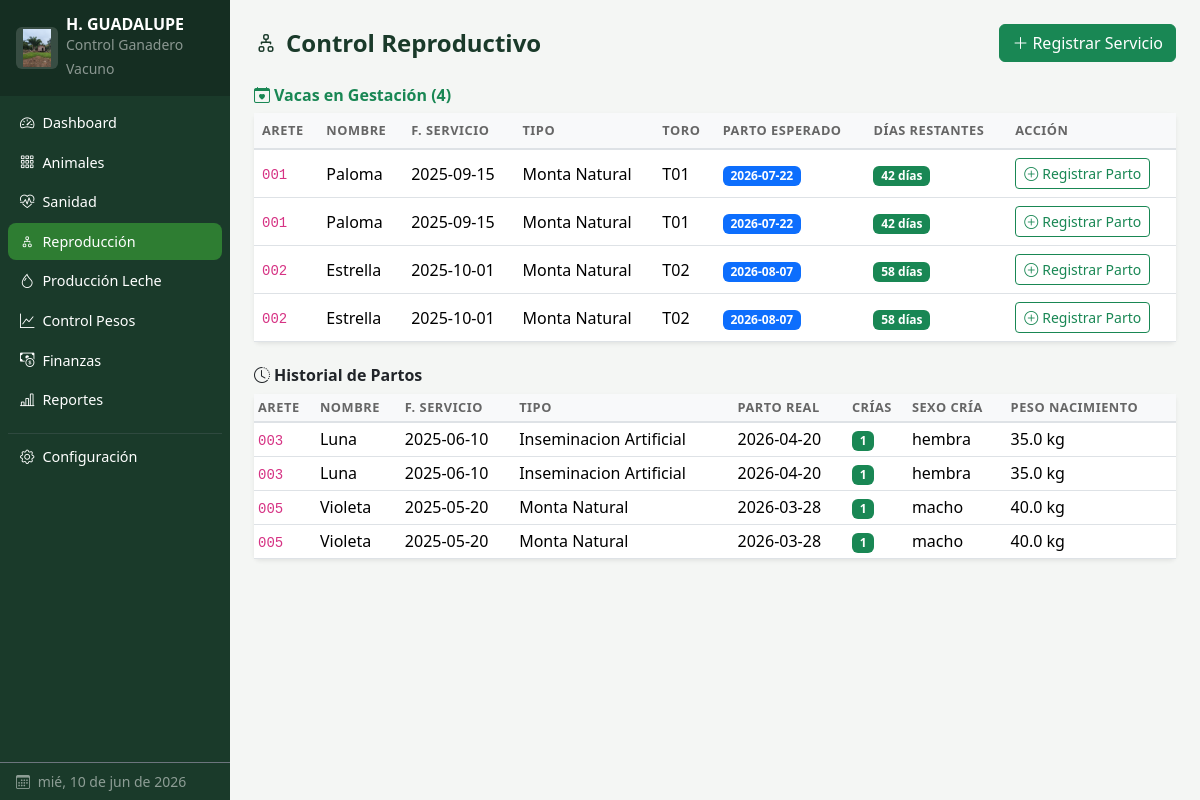
The page /reproduccion on the database its author committed.
### tables this page shows
CREATE TABLE configuracion (
            clave TEXT PRIMARY KEY,
            valor TEXT DEFAULT ''
        );

CREATE TABLE reproduccion (
            id INTEGER PRIMARY KEY AUTOINCREMENT,
            vaca_id INTEGER NOT NULL,
            toro_arete TEXT,
            fecha_servicio DATE NOT NULL,
            tipo_servicio TEXT DEFAULT 'monta_natural',
            fecha_parto_esperado DATE,
            fecha_parto_real DATE,
            num_crias INTEGER DEFAULT 0,
            sexo_cria TEXT,
            peso_nacimiento REAL,
            estado TEXT DEFAULT 'gestacion',
            observaciones TEXT,
            created_at TIMESTAMP DEFAULT CURRENT_TIMESTAMP,
            FOREIGN KEY (vaca_id) REFERENCES animales(id)
        );

CREATE TABLE animales (
            id INTEGER PRIMARY KEY AUTOINCREMENT,
            arete TEXT UNIQUE NOT NULL,
            nombre TEXT,
            raza TEXT NOT NULL,
            sexo TEXT NOT NULL,
            fecha_nacimiento DATE,
            peso_actual REAL,
            madre_id INTEGER,
            padre_arete TEXT,
            estado TEXT DEFAULT 'activo',
            proposito TEXT DEFAULT 'doble_proposito',
            observaciones TEXT,
            fecha_ingreso DATE DEFAULT (date('now')), foto TEXT,
            FOREIGN KEY (madre_id) REFERENCES animales(id)
        );

### app.py (the view)
@app.route('/reproduccion')
def reproduccion():
    conn = get_db()
    hoy = date.today().isoformat()
    gestantes_raw = conn.execute('''
        SELECT r.*, a.arete, a.nombre
        FROM reproduccion r JOIN animales a ON r.vaca_id = a.id
        WHERE r.estado='gestacion'
        ORDER BY r.fecha_parto_esperado
    ''').fetchall()
    hoy_date = date.today()
    gestantes = []
    for r in gestantes_raw:
        row = dict(r)
        if row.get('fecha_parto_esperado'):
            try:
                fpe = date.fromisoformat(row['fecha_parto_esperado'])
                row['dias_restantes'] = (fpe - hoy_date).days
            except Exception:
                row['dias_restantes'] = None
        else:
            row['dias_restantes'] = None
        gestantes.append(row)
    historial = conn.execute('''
        SELECT r.*, a.arete, a.nombre
        FROM reproduccion r JOIN animales a ON r.vaca_id = a.id
        WHERE r.estado != 'gestacion'
        ORDER BY r.fecha_servicio DESC LIMIT 50
    ''').fetchall()
    vacas = conn.execute(
        "SELECT id, arete, nombre FROM animales WHERE sexo='hembra' AND estado='activo' ORDER BY arete"
    ).fetchall()
    toros = conn.execute(
        "SELECT id, arete, nombre FROM animales WHERE sexo='macho' AND estado='activo' ORDER BY arete"
    ).fetchall()
    conn.close()
    return render_template('reproduccion.html', gestantes=gestantes,
                           historial=historial, vacas=vacas, toros=toros, hoy=hoy)

### app.py (called while the page is built)
def get_db():
    conn = sqlite3.connect(DATABASE)
    conn.row_factory = sqlite3.Row
    return conn

def get_config():
    try:
        conn = get_db()
        cfg = {r['clave']: r['valor']
               for r in conn.execute("SELECT clave, valor FROM configuracion").fetchall()}
        conn.close()
        return cfg
    except Exception:
        return {}

@app.context_processor
def inject_config():
    return {'cfg': get_config()}

### templates/reproduccion.html (shortened to what this page needs)
{% extends 'base.html' %}
{% block content %}
<div class="page-header">
  <h4><i class="bi bi-diagram-2 me-2"></i>Control Reproductivo</h4>
  <button class="btn btn-success" data-bs-toggle="modal" data-bs-target="#modalNuevoServicio">
    <i class="bi bi-plus-lg me-1"></i>Registrar Servicio
  </button>
</div>
<h6 class="fw-bold text-success mb-2">
  <i class="bi bi-calendar-heart me-1"></i>Vacas en Gestación ({{ gestantes|length }})
</h6>
<div class="card border-0 shadow-sm mb-4">
  <div class="card-body p-0">
    {% if gestantes %}
    <div class="table-responsive">
      <table class="table table-hover align-middle mb-0">
        <thead>
          <tr>
            <th>Arete</th><th>Nombre</th><th>F. Servicio</th><th>Tipo</th>
            <th>Toro</th><th>Parto Esperado</th><th>Días Restantes</th><th>Acción</th>
          </tr>
        </thead>
        <tbody>
        {% for r in gestantes %}
          <tr>
            <td><code>{{ r['arete'] }}</code></td>
            <td>{{ r['nombre'] or '—' }}</td>
            <td>{{ r['fecha_servicio'] }}</td>
            <td>{{ r['tipo_servicio']|replace('_',' ')|title }}</td>
            <td>{{ r['toro_arete'] or '—' }}</td>
            <td>
              <span class="badge bg-primary">{{ r['fecha_parto_esperado'] or '—' }}</span>
            </td>
            <td>
              {% if r['dias_restantes'] is not none %}
                {% if r['dias_restantes'] < 0 %}
                  <span class="badge bg-danger">Vencido {{ r['dias_restantes']|abs }} días</span>
                {% elif r['dias_restantes'] <= 14 %}
                  <span class="badge bg-danger">{{ r['dias_restantes'] }} días</span>
                {% elif r['dias_restantes'] <= 30 %}
                  <span class="badge bg-warning text-dark">{{ r['dias_restantes'] }} días</span>
                {% else %}
                  <span class="badge bg-success">{{ r['dias_restantes'] }} días</span>
                {% endif %}
              {% else %}
                <span class="badge bg-secondary">—</span>
              {% endif %}
            </td>
            <td>
              <button class="btn btn-sm btn-outline-success"
                      data-bs-toggle="modal"
                      data-bs-target="#modalParto{{ r['id'] }}">
                <i class="bi bi-plus-circle me-1"></i>Registrar Parto
              </button>
            </td>
          </tr>
        {% endfor %}
        </tbody>
      </table>
    </div>
    {% else %}
    <div class="text-center text-muted py-4">
      <i class="bi bi-check-circle fs-3 d-block mb-1"></i>No hay vacas en gestación registradas.
    </div>
    {% endif %}
  </div>
</div>
<h6 class="fw-bold mb-2"><i class="bi bi-clock-history me-1"></i>Historial de Partos</h6>
<div class="card border-0 shadow-sm">
  <div class="card-body p-0">
    {% if historial %}
    <div class="table-responsive">
      <table class="table table-sm table-hover mb-0">
        <thead>
          <tr><th>Arete</th><th>Nombre</th><th>F. Servicio</th><th>Tipo</th><th>Parto Real</th><th>Crías</th><th>Sexo Cría</th><th>Peso Nacimiento</th></tr>
        </thead>
        <tbody>
        {% for r in historial %}
          <tr>
            <td><code>{{ r['arete'] }}</code></td>
            <td>{{ r['nombre'] or '—' }}</td>
            <td>{{ r['fecha_servicio'] }}</td>
            <td>{{ r['tipo_servicio']|replace('_',' ')|title }}</td>
            <td>{{ r['fecha_parto_real'] or '—' }}</td>
            <td><span class="badge bg-success">{{ r['num_crias'] }}</span></td>
            <td>{{ r['sexo_cria'] or '—' }}</td>
            <td>{{ r['peso_nacimiento']|string + ' kg' if r['peso_nacimiento'] else '—' }}</td>
          </tr>
        {% endfor %}
        </tbody>
      </table>
    </div>
    {% else %}
    <div class="text-center text-muted py-3">Sin historial de partos.</div>
    {% endif %}
  </div>
</div>
{% endblock %}

### templates/base.html (shortened to what this page needs)
<!DOCTYPE html>
<html lang="es">
<head>
  <link rel="stylesheet" href="https://cdn.jsdelivr.net/npm/bootstrap@5.3.3/dist/css/bootstrap.min.css">
  <link rel="stylesheet" href="https://cdn.jsdelivr.net/npm/bootstrap-icons@1.11.3/font/bootstrap-icons.css">
  <link rel="stylesheet" href="{{ url_for('static', filename='css/style.css') }}">
</head>
<body>
<nav id="sidebar" class="d-flex flex-column bg-sidebar text-white p-0">
  <div class="sidebar-brand d-flex align-items-center px-3 py-3">
    {% if cfg.get('logo_archivo') %}
      <img src="{{ url_for('static', filename='uploads/' + cfg.get('logo_archivo')) }}"
           alt="Logo" class="sidebar-logo me-2">
    {% else %}
      <i class="bi bi-cow fs-3 me-2 flex-shrink-0"></i>
    {% endif %}
    <div style="min-width:0">
      <div class="fw-bold lh-1 text-truncate" style="max-width:155px"
           title="{{ cfg.get('nombre_hacienda','Mi Rancho') }}">
        {{ cfg.get('nombre_hacienda', 'Mi Rancho') }}
      </div>
      <small class="text-white-50">Control Ganadero Vacuno</small>
    </div>
  </div>
  <ul class="nav flex-column px-2 mt-2 flex-grow-1">
    <li class="nav-item">
      <a href="{{ url_for('dashboard') }}"
         class="nav-link text-white {% if request.endpoint=='dashboard' %}active{% endif %}">
        <i class="bi bi-speedometer2 me-2"></i>Dashboard
      </a>
    </li>
    <li class="nav-item">
      <a href="{{ url_for('animales') }}"
         class="nav-link text-white {% if request.endpoint in ['animales','detalle_animal'] %}active{% endif %}">
        <i class="bi bi-grid-3x3-gap me-2"></i>Animales
      </a>
    </li>
    <li class="nav-item">
      <a href="{{ url_for('salud') }}"
         class="nav-link text-white {% if request.endpoint=='salud' %}active{% endif %}">
        <i class="bi bi-heart-pulse me-2"></i>Sanidad
      </a>
    </li>
    <li class="nav-item">
      <a href="{{ url_for('reproduccion') }}"
         class="nav-link text-white {% if request.endpoint=='reproduccion' %}active{% endif %}">
        <i class="bi bi-diagram-2 me-2"></i>Reproducción
      </a>
    </li>
    <li class="nav-item">
      <a href="{{ url_for('produccion') }}"
         class="nav-link text-white {% if request.endpoint=='produccion' %}active{% endif %}">
        <i class="bi bi-droplet me-2"></i>Producción Leche
      </a>
    </li>
    <li class="nav-item">
      <a href="{{ url_for('pesos') }}"
         class="nav-link text-white {% if request.endpoint=='pesos' %}active{% endif %}">
        <i class="bi bi-graph-up me-2"></i>Control Pesos
      </a>
    </li>
    <li class="nav-item">
      <a href="{{ url_for('finanzas') }}"
         class="nav-link text-white {% if request.endpoint=='finanzas' %}active{% endif %}">
        <i class="bi bi-cash-coin me-2"></i>Finanzas
      </a>
    </li>
    <li class="nav-item">
      <a href="{{ url_for('reportes') }}"
         class="nav-link text-white {% if request.endpoint=='reportes' %}active{% endif %}">
        <i class="bi bi-bar-chart-line me-2"></i>Reportes
      </a>
    </li>
    <li class="nav-item mt-2">
      <hr class="border-secondary my-1">
    </li>
    <li class="nav-item">
      <a href="{{ url_for('configuracion') }}"
         class="nav-link text-white {% if request.endpoint=='configuracion' %}active{% endif %}">
        <i class="bi bi-gear me-2"></i>Configuración
      </a>
    </li>
  </ul>
  <div class="px-3 py-2 text-white-50 small border-top border-secondary">
    <i class="bi bi-calendar3 me-1"></i>
    <span id="fecha-hoy"></span>
  </div>
</nav>
<div id="main-content">
  <div class="content-wrapper p-3 p-md-4">
    {% block content %}{% endblock %}
  </div>
</div>
</body>
</html>

### static/css/style.css (style rules this page uses)
:root { --sidebar-width: 230px; --sidebar-bg: #1a3a2a; --accent: #2e7d32; --accent-light: #4caf50; }
body { display: flex; min-height: 100vh; background: #f4f6f4; font-family: 'Segoe UI', system-ui, sans-serif; }
#sidebar { width: var(--sidebar-width); min-height: 100vh; background: var(--sidebar-bg); position: fixed; top: 0; left: 0; z-index: 1000; transition: transform .25s ease; }
.sidebar-brand { background: rgba(0,0,0,.2); }
#sidebar .nav-link { border-radius: 8px; padding: .5rem .75rem; margin-bottom: 2px; font-size: .9rem; transition: background .15s; }
#sidebar .nav-link:hover, #sidebar .nav-link.active { background: var(--accent); }
#main-content { margin-left: var(--sidebar-width); flex: 1; min-width: 0; }
.content-wrapper { max-width: 1400px; }
.table th { background: #f8f9fa; font-size: .8rem; text-transform: uppercase; letter-spacing: .04em; color: #666; border-bottom: 2px solid #dee2e6; }
.page-header { display: flex; align-items: center; justify-content: space-between; margin-bottom: 1.5rem; flex-wrap: wrap; gap: .5rem; }
.page-header h4 { margin: 0; font-weight: 700; color: #1a3a2a; }
.sidebar-logo { width: 42px; height: 42px; object-fit: contain; flex-shrink: 0; border-radius: 6px; background: rgba(255,255,255,.15); padding: 2px; }

### rows shown on the page
configuracion: valor (picture)
configuracion: get "H. GUADALUPE"
reproduccion: arete "001", nombre "Paloma", fecha_servicio "2025-09-15", tipo_servicio "Monta Natural", toro_arete "T01", fecha_parto_esperado "2026-07-22", dias_restantes "42"
reproduccion: arete "001", nombre "Paloma", fecha_servicio "2025-09-15", tipo_servicio "Monta Natural", toro_arete "T01", fecha_parto_esperado "2026-07-22", dias_restantes "42"
reproduccion: arete "002", nombre "Estrella", fecha_servicio "2025-10-01", tipo_servicio "Monta Natural", toro_arete "T02", fecha_parto_esperado "2026-08-07", dias_restantes "58"
reproduccion: arete "002", nombre "Estrella", fecha_servicio "2025-10-01", tipo_servicio "Monta Natural", toro_arete "T02", fecha_parto_esperado "2026-08-07", dias_restantes "58"
reproduccion: arete "003", nombre "Luna", fecha_servicio "2025-06-10", tipo_servicio "Inseminacion Artificial", fecha_parto_real "2026-04-20", num_crias "1", sexo_cria "hembra", peso_nacimiento "35.0 kg"
reproduccion: arete "003", nombre "Luna", fecha_servicio "2025-06-10", tipo_servicio "Inseminacion Artificial", fecha_parto_real "2026-04-20", num_crias "1", sexo_cria "hembra", peso_nacimiento "35.0 kg"
reproduccion: arete "005", nombre "Violeta", fecha_servicio "2025-05-20", tipo_servicio "Monta Natural", fecha_parto_real "2026-03-28", num_crias "1", sexo_cria "macho", peso_nacimiento "40.0 kg"
reproduccion: arete "005", nombre "Violeta", fecha_servicio "2025-05-20", tipo_servicio "Monta Natural", fecha_parto_real "2026-03-28", num_crias "1", sexo_cria "macho", peso_nacimiento "40.0 kg"

### other values the page prints
{{ gestantes|length }} "4"
